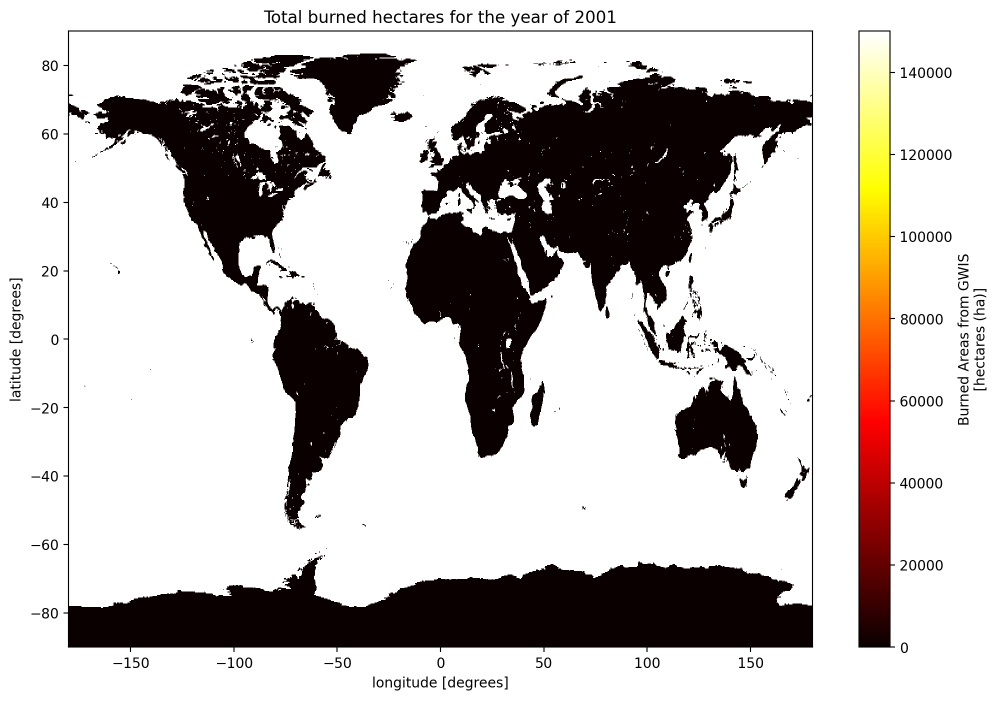
#> input picture Python-Tutorials/BAs_year_2001.png, 1996 x 1401 px (shown at 1/2 size); its folder holds only this picture in this run
$ jupyter execute --allow-errors visualization_BAs.ipynb   (shell and % lines are left out)
#> lines starting #> are read from the running program, lines starting #| are printed output that depends on the picture
# Visualise Data on a Geographical Map to Identify Regions of Interest

[cell 1]
# import libraries
import xarray as xr
from pathlib import Path
import matplotlib.pyplot as plt
from matplotlib.pyplot import figure

#for the gif
import os
import glob
import PIL
from PIL import Image, ImageEnhance, ImageOps
import imageio
import s3fs

[cell 2]
from dotenv import load_dotenv
load_dotenv()

## open the Zarr file

#> (a cell that did not finish here is left out)

#> (a cell that did not finish here is left out)

## We are making a gif in a loop with the total burned area (gwis_ba variable) for each year

## Similarly you can do the same for each variable you want

#> (a cell that did not finish here is left out)

#> (a cell that did not finish here is left out)

#> (a cell that did not finish here is left out)

#> (a cell that did not finish here is left out)

#> (a cell that did not finish here is left out)

#> (a cell that did not finish here is left out)

#> (a cell that did not finish here is left out)

## save the figures

#> (a cell that did not finish here is left out)

## now lets make a GIF

[cell 13]
#sort the pngs
files = sorted(glob.glob("BAs*.png"))

[cell 14]
#make sure you have the files in the correct order
files

[cell 15]
#if the previous doen't sort them correctly choose the following code
#You ll need the following code one of you don't have the appropiate title in your pngs
#Sort the files by order of creation
files = glob.glob("BAs*.png")
files.sort(key=os.path.getmtime)

[cell 16]
#make sure all images have the same shape and size
for i in files:
    im = Image. open(i)
#> im is the input picture: PIL image 1996x1401 RGBA; mean R, G, B, A 196.4, 191.4, 189.3, 255
    print(im. info['dpi'])
#| (199.9996, 199.9996)
    print(im)
#| <PIL.PngImagePlugin.PngImageFile image mode=RGBA size=1996x1401 at 0x7F7FFDF4D5D0>

[cell 17]
#probably it would not be the same so you have to resize, make background white and save
for i in files:
    im = Image. open(i)
    #print(im)
    #this is a size I choose you can choose a different one as well
    img_resized = im.resize((2179,1579))
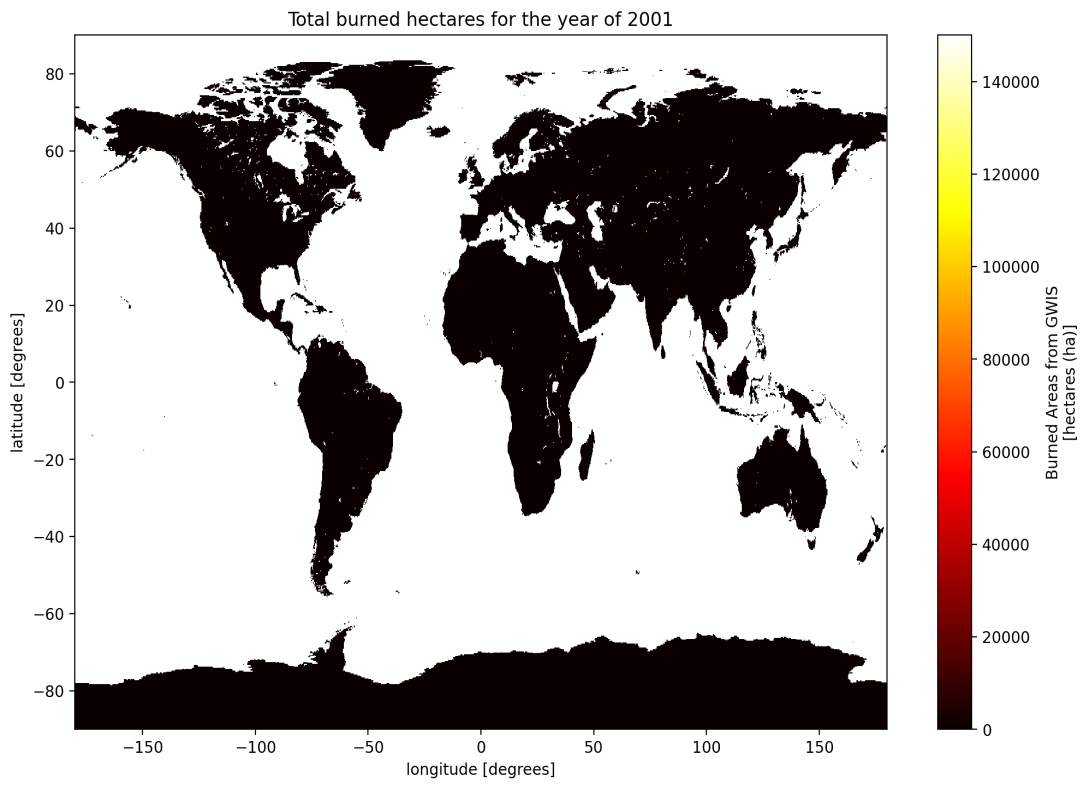
#> img_resized: PIL image 2179x1579 RGBA (shown at 1/2 size); mean R, G, B, A 196.3, 191.4, 189.3, 255
    im = ImageOps.expand(img_resized)
    #make background white so that the titles will appear
    fill_color=(255,255,255,255)
    background = Image.new(im.mode[:-1], im.size, fill_color)
#> background: PIL image 2179x1579 RGB; every value is 255
    background.paste(im, im.split()[-1]) # omit transparency
    im = background
    #you can increase the dpi as well(300 is a very good one)
    new_img = im.save('final_'+i, dpi=(100,100))
